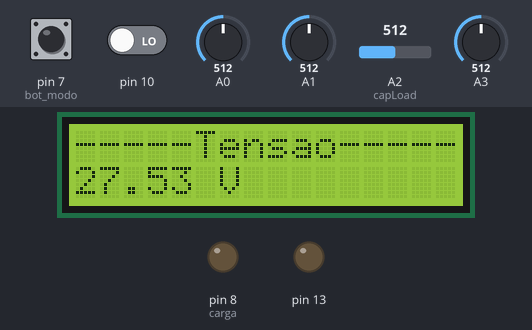
Simulated run of this sketch. Board: Arduino Uno, built with avr-gcc and run on an emulated ATmega328P. Shown: 16×2 character LCD, output pins drawn as LEDs (lit = HIGH). The inputs (shaded band) are chosen by the test bench; at power-on: pin 7 (bot_modo) HIGH, A2 (capLoad) = 512, pin 10 LOW, A0 = 512, A1 = 512, A3 = 512. What the sketch prints to the serial monitor is not drawn.

Above: at 4.2 s.
4.3 s: pin 7 (bot_modo) pulled LOW for 1 s
At 6.4 s:
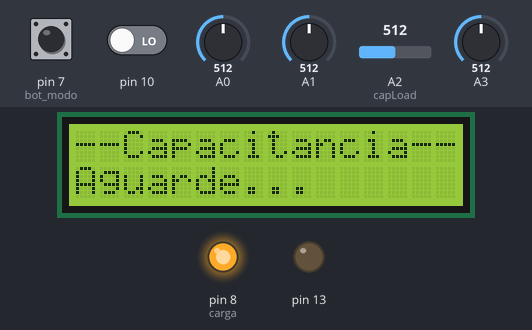
6.8 s: A2 (capLoad) set to 634
8.3 s: A2 (capLoad) set to 660
At 9.4 s:
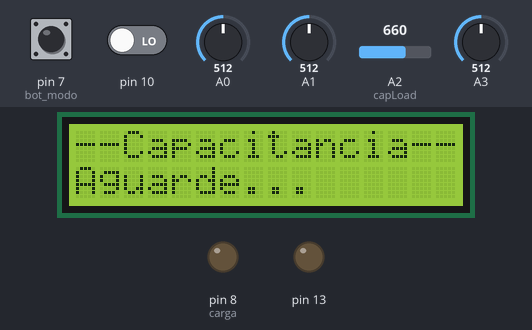
9.8 s: A2 (capLoad) set to 0
At 10.9 s:
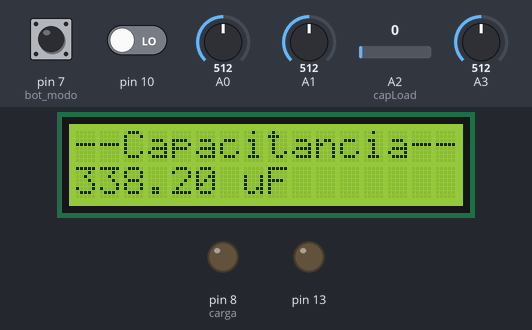
11.6 s: pin 7 (bot_modo) pulled LOW for 3.2 s
At 12.0 s:
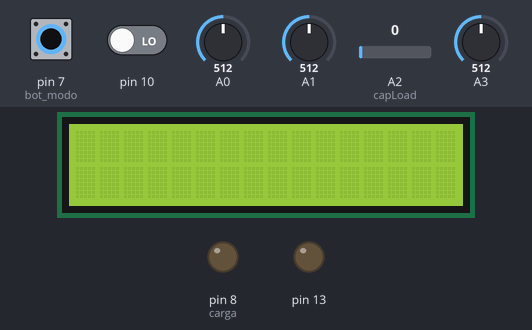
Timing chart, 0 to 17.3 s (numbered marks = the images above; inputs shaded):
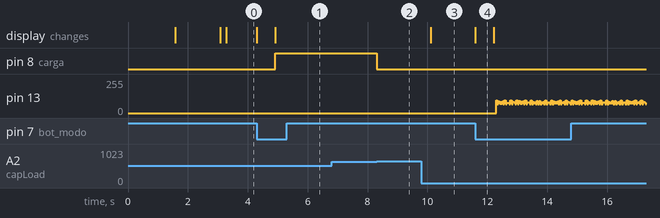

The sketch:

codigo_rubens.ino
```cpp
#include <LiquidCrystal.h>

LiquidCrystal lcd(12, 11, 5, 4, 3, 2);

// Definir variaveis

#define carga         8           // Digital 8 vai carregar o capacitor
#define descarga      9           // Digital 9 vai descarregar o capacitor
#define resistor       10000.0F    // Resistor de carga utilizado no projeto
#define capLoad        A2         // medida de tensão (carga no capacitor) no pino analógico 0
#define tenLoad        A0      // leitura de tensão
#define res_divisor1   10000.0F   //
#define res_divisor2   100000.0F  //
#define bot_modo       7      // botao de modo
#define bot_escala     6      // botao de escala

byte ohm[8] = {
      B00000,
      B01110,
      B10001,
      B10001,
      B10001,
      B01010,
      B11011,
      B00000
};

double pulse, frequency, capacitance, inductance;

void setup() {
  lcd.createChar(0,ohm);
  Serial.begin(9600);
  lcd.begin(16, 2);
  pinMode(6,INPUT_PULLUP);
  pinMode(7,INPUT_PULLUP);
  pinMode(10,INPUT);
  pinMode(13,OUTPUT);
  pinMode(carga,OUTPUT);
  digitalWrite(carga,0);

  lcd.home();
  lcd.print("Proj. Multimetro");
  lcd.setCursor(0,1);
  lcd.print("Feito por:");
  delay(1500);
  lcd.clear();
  lcd.home();
  lcd.print("Joao Paiva &");
  lcd.setCursor(0,1);
  lcd.print("Luan Crozatti");
  delay(1500);
  lcd.clear();

}

void loop(){
  int modo = 0;
  int escala = 0;
  while(1){
    if (modo == 0){
      float tensao = ((analogRead(A1)*5.0*110000)/(1023.0*10000));
      Serial.println(tensao);
      delay(200);
      if (tensao*10 < 10){
        lcd.clear();
        while(tensao*10<10){
          tensao = ((analogRead(A1)*5.0*110000)/(1023.0*10000));
          lcd.home();
          lcd.print("-----Tensao-----");
          lcd.setCursor(0,1);
          lcd.print(tensao*1000);
          lcd.print(" mV");
          if (!digitalRead(bot_modo)){
            lcd.clear();
            modo++;
            Serial.println(modo);
            delay(500);
            break;
          }
        }
      }
      else{
        lcd.clear();
        while(tensao*10>=10){
          tensao = ((analogRead(A1)*5.0*110000)/(1023.0*10000));
          lcd.home();
          lcd.print("-----Tensao-----");
          lcd.setCursor(0,1);
          lcd.print(tensao);
          lcd.print(" V");
          if (!digitalRead(bot_modo)){
            lcd.clear();
            modo++;
            Serial.println(modo);
            delay(500);
            break;
          }
        }
      }
    }

    else if(modo == 1){
      float vin = analogRead(A0)*5.0/1023.0;
      float resistencia = (((50000*5.0)- (vin*50000))/vin);
      Serial.println(resistencia);
      if(resistencia/1000 > 1 && resistencia/1000000 < 1){
        lcd.clear();
        while(1){
          float vin = analogRead(A0)*5.0/1023.0;
          float resistencia = (((50000*5.0)- (vin*50000))/vin);
          lcd.home();
          lcd.print("--Resistencia---");
          lcd.setCursor(0,1);
          lcd.print(resistencia/1000);
          lcd.write(" k");
          lcd.write(byte(0));
          if (!digitalRead(bot_modo)){
            lcd.clear();
            modo++;
            delay(100);
            break;
          }
          else if(resistencia/1000000 >= 1 || resistencia/1000 < 1){
            break;
          }
        }
      }
      else if(resistencia/1000000 >= 1){
        lcd.clear();
        while(1){
          float vin = analogRead(A0)*5.0/1023.0;
          float resistencia = (((50000*5.0)- (vin*50000))/vin);
          lcd.home();
          lcd.print("--Resistencia---");
          lcd.setCursor(0,1);
          lcd.print(resistencia/1000000);
          lcd.write(" M");
          lcd.write(byte(0));
          if (!digitalRead(bot_modo)){
            lcd.clear();
            modo++;
            delay(100);
            break;
          }
          else if(resistencia/1000000 < 1){
            break;
          }

        }
      }
      else if(resistencia < 1000){
        float vin = analogRead(A0)*5.0/1023.0;
        float resistencia = (((50000*5.0)- (vin*50000))/vin);
        lcd.clear();
        while(1){
          float vin = analogRead(A0)*5.0/1023.0;
          float resistencia = (((50000*5.0)- (vin*50000))/vin);
          Serial.println(resistencia);
          lcd.home();
          lcd.print("Resistencia");
          lcd.setCursor(0,1);
          lcd.print(resistencia);
          lcd.print(" ");
          lcd.write(byte(0));
          if (!digitalRead(bot_modo)){
            lcd.clear();
            modo++;
            delay(100);
            break;
          }
          else if(resistencia>1000){
            break;
          }
        }
      }
    }

    else if(modo == 2){
      Serial.println(modo);
      lcd.home();
      lcd.print("--Capacitancia--");
      // Inicia o contador e carrega o capacitor ate chegar em 63% da carga
      int Time01 = millis();
      digitalWrite(carga, 1);
      lcd.setCursor(0,1);
      lcd.print("Aguarde...");
      while(analogRead(capLoad) < 648){}
      int Time02 = millis() - Time01;
      float microFarads = ((float)Time02 / resistor) * 1000;
      // Descarrega o capacitor
      digitalWrite(carga, 0);
      pinMode(descarga, OUTPUT);
      digitalWrite(descarga, 0);
      while(analogRead(capLoad) > 0){ }
      pinMode(descarga, INPUT);
      delay(300);
      if(microFarads < 1)
        while (digitalRead(bot_modo)){
          lcd.setCursor(0,1);
          lcd.print(microFarads*1000);
          lcd.print(" nF  ");
        }
      else{
        while (digitalRead(bot_modo)){
          lcd.setCursor(0,1);
          lcd.print(microFarads);
          lcd.print(" uF  ");
        }
      }
      lcd.clear();
      delay(300);
      modo++;
    }
    else if(modo == 3){
      Serial.println(modo);
      float sensibilidade = 0.2;
      float leitura = (analogRead(A3)/1023.)*5.;
      float corrente = (leitura - 2.5)/sensibilidade;
      lcd.clear();
      lcd.print("----Corrente----");
      Serial.println(corrente);
      while(1){
           float leitura = (analogRead(A3)/1024.)*5.;
           float corrente = (leitura - 2.5)/sensibilidade;
           if(corrente > 1){
              break;
           }
           lcd.setCursor(0,1);
           lcd.print(corrente*1000);
           lcd.print(" mA ");
           if(!digitalRead(bot_modo)){
              lcd.clear();
              delay(300);
              modo++;
              break;
            }
          }
       while(corrente > 1){
            float leitura = (analogRead(A3)/1024.)*5.;
            float corrente = (leitura - 2.5)/sensibilidade;
            if(corrente < 1){
              break;
            }
            lcd.setCursor(0,1);
            lcd.print(corrente);
            lcd.print(" A ");
            if(!digitalRead(bot_modo)){
              lcd.clear();
              delay(300);
              modo++;
              break;
            }
          }
    }
    else if(modo == 4){
        lcd.clear();
        lcd.home();
        lcd.print("---Indutancia---");
        digitalWrite(13, HIGH);
        delay(5);
        digitalWrite(13,LOW);
        delayMicroseconds(100);
        pulse = pulseIn(10,HIGH,5000);
        if(pulse > 0.1){
        capacitance = 2.E-6;


        frequency = 1.E6/(2*pulse);
        inductance = 1./(capacitance*frequency*frequency*4.*3.14159*3.14159);
        inductance *= 1E6;

        while(inductance < 1000){
           lcd.setCursor(0,1);
           lcd.print(inductance);
           lcd.print(" uH ");
           if(!digitalRead(bot_modo)){
              lcd.clear();
              delay(300);
              modo = 0;
              break;
            }
          }
        while(inductance > 1000){
            lcd.setCursor(0,1);
            lcd.print(inductance/1000);
            lcd.print(" mH ");
            if(!digitalRead(bot_modo)){
              lcd.clear();
              delay(300);
              modo = 0;
              break;
            }
          }
      }
    }
  }
}
```

Measured:
- the behaviour switches between 647 and 648 on A2 (capLoad) (found by bisection; images 1 and 2)
- after the input at 4.3 s, pin 8 (carga): LOW → HIGH after 0.62 s; the display: first changes at once (image 1 shows a later state)
- after the input at 6.8 s, every drawn part: stays the same
- after the input at 8.3 s, pin 8 (carga): HIGH → LOW at once
- after the input at 9.8 s, the display: changes after 0.30 s (image 3)
- after the input at 11.6 s, the display: changes at once (image 4)
- what the display in image 4 shows lasts 0.6 s, from 11.6 s to 12.2 s
